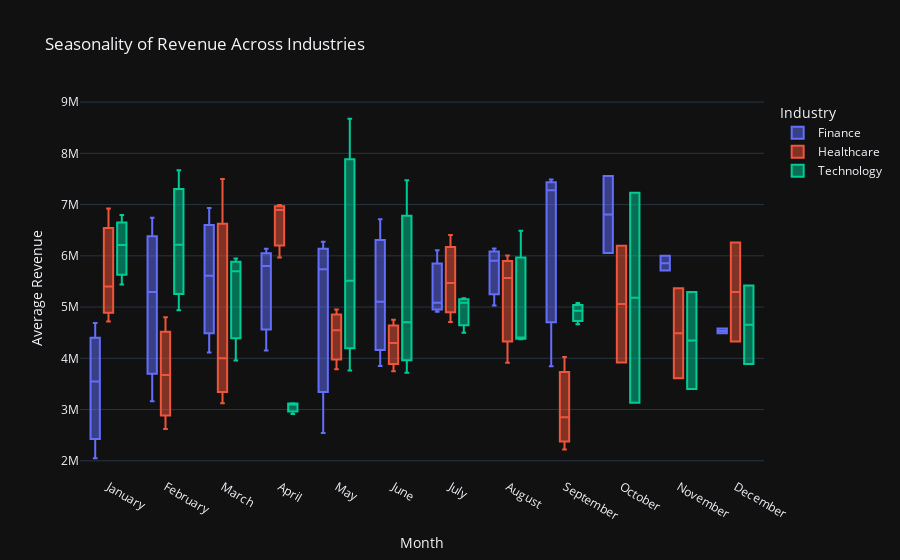

The notebook cell saved with this chart:
### Code cell
# Visualize the seasonality of revenue across industries using box plot
fig_seasonality = px.box(industry_monthly_revenue, x='Month', y='Revenue', color='Industry',
                         title='Seasonality of Revenue Across Industries',
                         labels={'Revenue': 'Average Revenue', 'Month': 'Month'},
                         template='plotly_dark')

fig_seasonality.show()

### Figure 1 — Plotly figure (JSON) as saved in the notebook; plotly's stock layout.template omitted (floating-point values rounded to 4 significant figures)
{"data": [{"alignmentgroup": "True", "hovertemplate": "Industry=Finance<br>Month=%{x}<br>Average Revenue=%{y}<extra></extra>", "legendgroup": "Finance", "marker": {"color": "#636efa"}, "name": "Finance", "notched": false, "offsetgroup": "Finance", "orientation": "v", "showlegend": true, "type": "box", "x": ["January", "February", "March", "April", "May", "June", "July", "August", "September", "October", "November", "December", "January", "February", "March", "April", "May", "June", "July", "August", "September", "October", "November", "December", "January", "February", "March", "April", "May", "June", "July", "August", "September"], "x0": " ", "xaxis": "x", "y": [3547439, 5296350, 6932445, 6135729, 5738522, 3849655, 6106493, 6145322, 7488766, 6057353, 6000374, 4488484, 4688846, 6744766, 4115274, 5799172, 6274291, 5103569, 4910089, 5031949, 7278979, 7559138, 5714644, 4580691, 2051758, 3164216, 5611181, 4153087, 2542882, 6711843, 5084484, 5903210, 3845179], "y0": " ", "yaxis": "y"}, {"alignmentgroup": "True", "hovertemplate": "Industry=Healthcare<br>Month=%{x}<br>Average Revenue=%{y}<extra></extra>", "legendgroup": "Healthcare", "marker": {"color": "#EF553B"}, "name": "Healthcare", "notched": false, "offsetgroup": "Healthcare", "orientation": "v", "showlegend": true, "type": "box", "x": ["January", "February", "March", "April", "May", "June", "July", "August", "September", "October", "November", "December", "January", "February", "March", "April", "May", "June", "July", "August", "September", "October", "November", "December", "January", "February", "March", "April", "May", "June", "July", "August", "September"], "x0": " ", "xaxis": "x", "y": [4720534, 3674931, 3124774, 6989635, 4547913, 4752133, 5470871, 3914611, 2219859, 6196847, 5366061, 4326859, 5399078, 2622985, 7501576, 5968837, 4954651, 4299456, 6404142, 5566730, 2850135, 3918469, 3612860, 6259050, 6923167, 4801234, 4000712, 6893208, 3788711, 3749092, 4707874, 6008648, 4027375], "y0": " ", "yaxis": "y"}, {"alignmentgroup": "True", "hovertemplate": "Industry=Technology<br>Month=%{x}<br>Average Revenue=%{y}<extra></extra>", "legendgroup": "Technology", "marker": {"color": "#00cc96"}, "name": "Technology", "notched": false, "offsetgroup": "Technology", "orientation": "v", "showlegend": true, "type": "box", "x": ["January", "February", "March", "April", "May", "June", "July", "August", "September", "October", "November", "December", "January", "February", "March", "April", "May", "June", "July", "August", "September", "October", "November", "December", "January", "February", "March", "April", "May", "June", "July", "August", "September"], "x0": " ", "xaxis": "x", "y": [6210055, 4936834, 3957770, 3124435, 5514579, 7475274, 5172891, 6489966, 4663385, 3130549, 5292976, 5419403, 6796706, 6214476, 5698666, 2914021, 3760169, 4702353, 4498300, 4370772, 4930144, 7230799, 3402375, 3890057, 5439277, 7669976, 5945924, 3108140, 8673055, 3717342, 5083186, 4405475, 5077081], "y0": " ", "yaxis": "y"}], "layout": {"boxmode": "group", "legend": {"title": {"text": "Industry"}, "tracegroupgap": 0}, "title": {"text": "Seasonality of Revenue Across Industries"}, "xaxis": {"anchor": "y", "domain": [0, 1], "title": {"text": "Month"}}, "yaxis": {"anchor": "x", "domain": [0, 1], "title": {"text": "Average Revenue"}}}}
